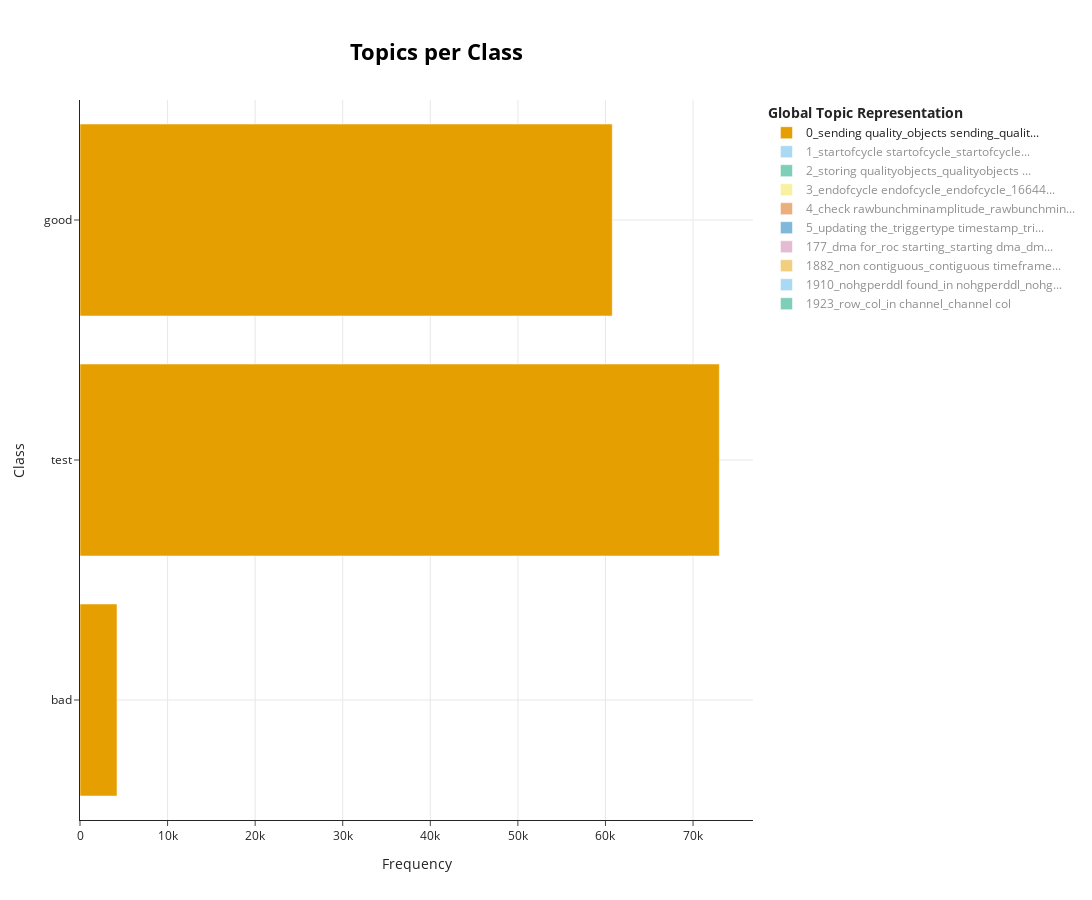

The cell this chart's notebook holds for it:
### Code cell
topics_per_class = topic_model.model.topics_per_class(df.content.tolist(), df.run_quality.tolist())
topic_model.model.visualize_topics_per_class(topics_per_class)

### Figure 1 — Plotly figure (JSON) as saved in the notebook; plotly's stock layout.template omitted (floating-point values rounded to 4 significant figures)
{"data": [{"hoverinfo": "text", "hovertext": ["<b>Topic 0</b><br>Words: sending quality, objects sending, quality objects, sending, objects", "<b>Topic 0</b><br>Words: sending quality, objects sending, quality objects, sending, objects", "<b>Topic 0</b><br>Words: sending quality, objects sending, quality objects, sending, objects"], "marker": {"color": "#E69F00"}, "name": "0_sending quality_objects sending_qualit...", "orientation": "h", "type": "bar", "visible": true, "x": [4226, 73004, 60775], "y": ["bad", "test", "good"]}, {"hoverinfo": "text", "hovertext": ["<b>Topic 1</b><br>Words: startofcycle startofcycle, startofcycle, startofcycle equipment, 90035181, cycledurationntf startofcycle", "<b>Topic 1</b><br>Words: startofcycle startofcycle, startofcycle, startofcycle equipment, 90035181, cycledurationntf startofcycle", "<b>Topic 1</b><br>Words: startofcycle startofcycle, startofcycle, startofcycle equipment, 90035181, cycledurationntf startofcycle"], "marker": {"color": "#56B4E9"}, "name": "1_startofcycle startofcycle_startofcycle...", "orientation": "h", "type": "bar", "visible": "legendonly", "x": [3536, 57386, 48240], "y": ["bad", "test", "good"]}, {"hoverinfo": "text", "hovertext": ["<b>Topic 2</b><br>Words: storing qualityobjects, qualityobjects storing, qualityobjects, storing, 54880 storing", "<b>Topic 2</b><br>Words: storing qualityobjects, qualityobjects storing, qualityobjects, storing, timestamp 1664427955086", "<b>Topic 2</b><br>Words: storing qualityobjects, qualityobjects storing, qualityobjects, storing, qualityobjects task"], "marker": {"color": "#009E73"}, "name": "2_storing qualityobjects_qualityobjects ...", "orientation": "h", "type": "bar", "visible": "legendonly", "x": [3427, 54361, 43100], "y": ["bad", "test", "good"]}, {"hoverinfo": "text", "hovertext": ["<b>Topic 3</b><br>Words: endofcycle endofcycle, endofcycle, arguments endofcycle, endofcycle occ, device arguments", "<b>Topic 3</b><br>Words: endofcycle endofcycle, endofcycle, endofcycle received, 1664473857380, timestamp 1664473857380", "<b>Topic 3</b><br>Words: endofcycle endofcycle, endofcycle, timestamp 1664473857380, 1664473857380, 1664473857380 updating"], "marker": {"color": "#F0E442"}, "name": "3_endofcycle endofcycle_endofcycle_16644...", "orientation": "h", "type": "bar", "visible": "legendonly", "x": [3212, 57002, 47902], "y": ["bad", "test", "good"]}, {"hoverinfo": "text", "hovertext": ["<b>Topic 4</b><br>Words: check rawbunchminamplitude, rawbunchminamplitude quality, rawbunchminamplitude, good level, quality good", "<b>Topic 4</b><br>Words: check rawbunchminamplitude, rawbunchminamplitude quality, rawbunchminamplitude, good level, quality good", "<b>Topic 4</b><br>Words: check rawbunchminamplitude, rawbunchminamplitude quality, rawbunchminamplitude, good level, quality good"], "marker": {"color": "#D55E00"}, "name": "4_check rawbunchminamplitude_rawbunchmin...", "orientation": "h", "type": "bar", "visible": "legendonly", "x": [2508, 42350, 35396], "y": ["bad", "test", "good"]}, {"hoverinfo": "text", "hovertext": ["<b>Topic 5</b><br>Words: updating the, triggertype timestamp, to trigger, triggertype, trigger triggertype", "<b>Topic 5</b><br>Words: updating the, triggertype timestamp, to trigger, trigger triggertype, triggertype", "<b>Topic 5</b><br>Words: updating the, triggertype timestamp, task due, trigger triggertype, triggertype"], "marker": {"color": "#0072B2"}, "name": "5_updating the_triggertype timestamp_tri...", "orientation": "h", "type": "bar", "visible": "legendonly", "x": [2355, 32048, 29167], "y": ["bad", "test", "good"]}, {"hoverinfo": "text", "hovertext": ["<b>Topic 177</b><br>Words: roc starting, starting dma, dma for, dma, starting", "<b>Topic 177</b><br>Words: dma for, roc starting, starting dma, dma, stopping dma", "<b>Topic 177</b><br>Words: dma for, roc starting, starting dma, dma, stopping dma"], "marker": {"color": "#CC79A7"}, "name": "177_dma for_roc starting_starting dma_dm...", "orientation": "h", "type": "bar", "visible": "legendonly", "x": [13609, 9467, 42577], "y": ["bad", "test", "good"]}, {"hoverinfo": "text", "hovertext": ["<b>Topic 1882</b><br>Words: contiguous, contiguous timeframe, non contiguous, non, timeframe ids", "<b>Topic 1882</b><br>Words: ids 1115, 1115 1123, 1123 non, 1115, 1123", "<b>Topic 1882</b><br>Words: non contiguous, contiguous timeframe, contiguous, non, ids"], "marker": {"color": "#E69F00"}, "name": "1882_non contiguous_contiguous timeframe...", "orientation": "h", "type": "bar", "visible": "legendonly", "x": [8300, 133, 47946], "y": ["bad", "test", "good"]}, {"hoverinfo": "text", "hovertext": ["<b>Topic 1910</b><br>Words: in nohgperddl, nohgperddl found, nohgperddl, fec, of ddl", "<b>Topic 1910</b><br>Words: in nohgperddl, nohgperddl found, nohgperddl, fec, in fec", "<b>Topic 1910</b><br>Words: nohgperddl found, in nohgperddl, nohgperddl, of ddl, in fec"], "marker": {"color": "#56B4E9"}, "name": "1910_nohgperddl found_in nohgperddl_nohg...", "orientation": "h", "type": "bar", "visible": "legendonly", "x": [1896, 187, 42320], "y": ["bad", "test", "good"]}, {"hoverinfo": "text", "hovertext": ["<b>Topic 1923</b><br>Words: col, row, sm, in channel, channel col", "<b>Topic 1923</b><br>Words: col, row, in channel, sm, channel col", "<b>Topic 1923</b><br>Words: col, row, in channel, channel col, sm"], "marker": {"color": "#009E73"}, "name": "1923_row_col_in channel_channel col", "orientation": "h", "type": "bar", "visible": "legendonly", "x": [4092, 411, 74414], "y": ["bad", "test", "good"]}], "layout": {"height": 900, "hoverlabel": {"bgcolor": "white", "font": {"family": "Rockwell", "size": 16}}, "legend": {"title": {"text": "<b>Global Topic Representation"}}, "title": {"font": {"color": "Black", "size": 22}, "text": "<b>Topics per Class</b>", "x": 0.4, "xanchor": "center", "y": 0.95, "yanchor": "top"}, "width": 1250, "xaxis": {"showgrid": true, "title": {"text": "Frequency"}}, "yaxis": {"showgrid": true, "title": {"text": "Class"}}}}
